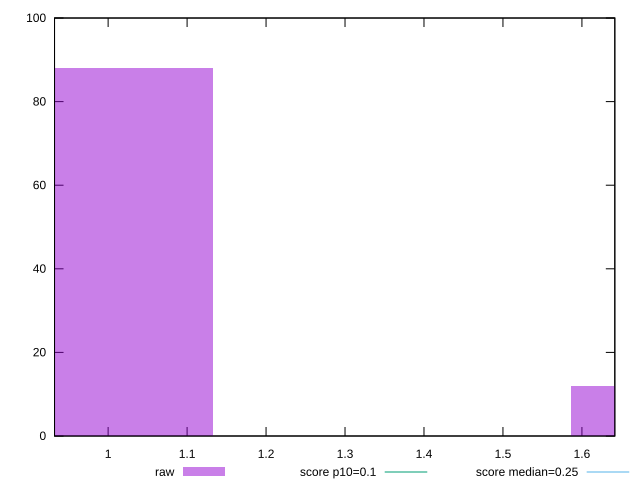

Reproduce this figure in gnuplot.
reset

$raw <<EOF
0.9065136580609249 88
1.8130273161218498 12
EOF

set key outside below
set boxwidth 0.45325682903046244
set xrange [0.9321282912360298:1.6416703355577258]
set yrange [0:100]
set trange [0:100]
set style fill transparent solid 0.5 noborder

set parametric
set terminal svg size 640, 490 enhanced background rgb 'white'
set output "report_00013_2021-02-09T12-04-24.940Z/cumulative-layout-shift/samples/pages+cached+noadtech/raw/histogram.svg"

plot $raw title "raw" with boxes, \
     0.1,t title "score p10=0.1", \
     0.25,t title "score median=0.25"

reset
